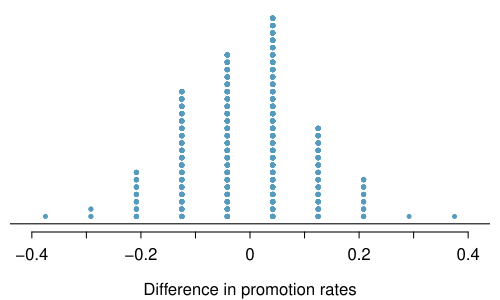

This chart was generated by the following R code:
library(openintro)
data(COL)

set.seed(8535)

gender  <- c(rep('male', 24), rep('female', 24))
outcome <- c(rep(c('promoted', 'not promoted'), c(21, 3)),
             rep(c('promoted', 'not promoted'), c(14, 10)))

nsim    <- 100
n       <- length(gender)
group   <- gender
var1    <- outcome
success <- "promoted"
sim     <- matrix(NA, nrow = n, ncol = nsim)
n1      <- 24
n2      <- 24

statistic <- function(var1, group) {
  t1 <- var1 == success & group == levels(as.factor(group))[1]
  t2 <- var1 == success & group == levels(as.factor(group))[2]
  return(sum(t1) / n1 - sum(t2) / n2)
}

for (i in 1:nsim) {
  sim[,i] <- sample(group, replace = FALSE)
}


sim_dist <- apply(sim, 2, statistic, var1 = outcome)
diffs    <- sim_dist
pval     <- sum(diffs >= 0.29) / nsim
values   <- table(sim_dist)


X <- c()
Y <- c()
for (i in 1:length(diffs)) {
  x   <- diffs[i]
  rec <- sum(sim_dist == x)
  X   <- append(X, rep(x, rec))
  Y   <- append(Y, 1:rec)
}


myPDF('discRandDotPlot.pdf',
      mar = c(3.4, 0.5, 0.5, 0.5),
      mgp = c(2.35, 0.6, 0))
plot(X, Y,
     xlim = range(diffs) + c(-1, 1) * sd(diffs) / 4,
     xlab = "Difference in promotion rates",
     axes = FALSE,
     ylim = c(0, max(Y)),
     col = COL[1],
     cex = 0.8,
     pch = 20)
at <- seq(-0.4, 0.4, 0.1)
labels <- c(-0.4, "", -0.2, "", 0, "", 0.2, "", 0.4)
axis(1, at, labels)
abline(h = 0)
dev.off()
